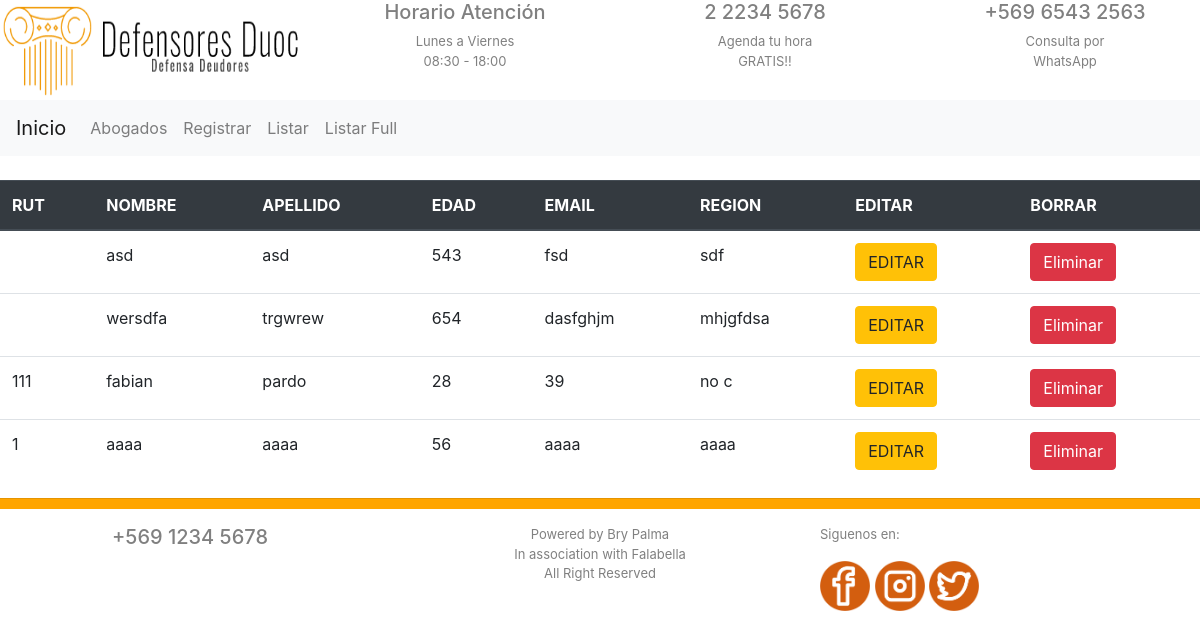
The page /listarfull on the database as committed earlier.
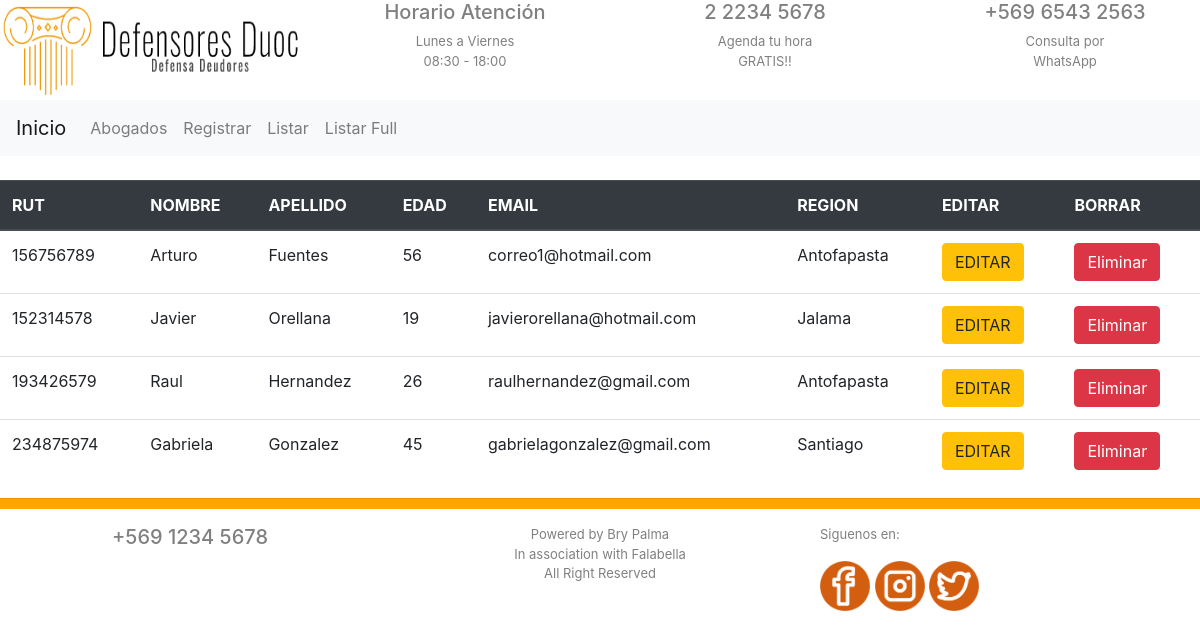
The same page on the database as committed later.
### app/models.py (models this page shows, shortened)
class Cliente(models.Model):
    rut = models.CharField(max_length=50)
    nombre = models.CharField(max_length=50)
    apellido = models.CharField(max_length=50)
    edad = models.IntegerField()
    email = models.CharField(max_length=50)
    region = models.CharField(max_length=50)

### app/views.py (the view)
# urls.py: path('listarfull',views.listar_cliente_full),
def listar_cliente_full(request):
    clientes = Cliente.objects.all()
    return render(request, "app/listar_full.html", {'clientes': clientes})

### app/templates/app/listar_full.html (shortened to what this page needs)
{% extends './base/base.html' %}
{% load staticfiles %}
{% block content %}
    <table class="table">
        <thead class="thead-dark">
            <tr>
                <th>RUT</th>
                <th>NOMBRE</th>
                <th>APELLIDO</th>
                <th>EDAD</th>
                <th>EMAIL</th>
                <th>REGION</th>
                <th>EDITAR</th>
                <th>BORRAR</th>
            </tr>
        </thead>
        <tbody>
            {% for c in clientes %}
            <tr>
                <td>{{c.rut}}</td>
                <td>{{ c.nombre}}</td>
                <td>{{ c.apellido}}</td>
                <td>{{c.edad}}</td>
                <td>{{c.email}}</td>
                <td>{{c.region}}</td>
                <td><a href="/editar_cliente/{{ c.rut }}" class="btn btn-warning">EDITAR</a></td>
                <td><a href="/borrar_cliente/{{ c.rut }}" onclick="return confirm('Se eliminara un cliente Seguro que desea continuar?')" class="btn btn-danger " class="alert alert-danger" role="alert">Eliminar</a></td>
            </tr>
            {% endfor %}
        </tbody>
    </table>
{% endblock %}

Rows that differ between the two databases and show on the page:
removed Cliente: nombre "asd", apellido "asd", edad "543", email "fsd", region "sdf"
removed Cliente: nombre "wersdfa", apellido "trgwrew", edad "654", email "dasfghjm", region "mhjgfdsa"
removed Cliente: rut "111", nombre "fabian", apellido "pardo", edad "28", email "39", region "no c"
changed Cliente: rut "1" → "156756789"; nombre "aaaa" → "Arturo"; apellido "aaaa" → "Fuentes"; email "aaaa" → "correo1@hotmail.com"; region "aaaa" → "Antofapasta"
added Cliente: rut "152314578", nombre "Javier", apellido "Orellana", edad "19", email "javierorellana@hotmail.com", region "Jalama"
added Cliente: rut "193426579", nombre "Raul", apellido "Hernandez", edad "26", email "raulhernandez@gmail.com", region "Antofapasta"
added Cliente: rut "234875974", nombre "Gabriela", apellido "Gonzalez", edad "45", email "gabrielagonzalez@gmail.com", region "Santiago"
